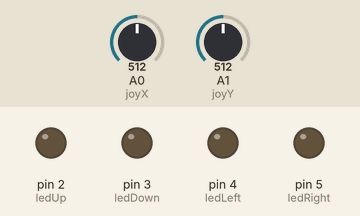
Recording of a sketch running on a simulated Arduino Uno, built with avr-gcc and run on an emulated ATmega328P. On the bench: output pins drawn as LEDs (lit = HIGH). Inputs (shaded band) come from the test bench; at power-on: A0 (joyX) = 512, A1 (joyY) = 512.

Above: at 1.2 s.
1.3 s: A0 (joyX) set to 588
2.8 s: A0 (joyX) set to 619
At 3.8 s:
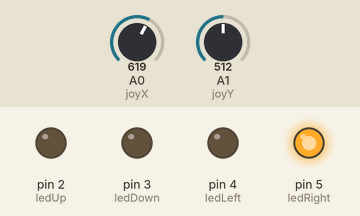
4.3 s: A1 (joyY) set to 589
5.8 s: A1 (joyY) set to 613
At 6.3 s:
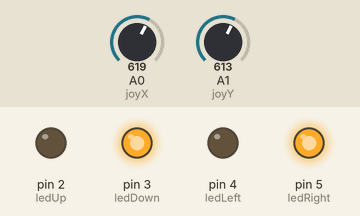
7.3 s: A0 (joyX) set to 590
At 7.6 s:
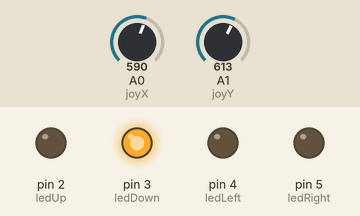
8.8 s: A1 (joyY) set to 390
At 10.1 s:
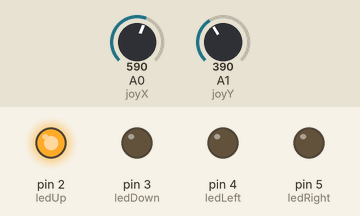
Timing chart, 0 to 11.3 s (numbered marks = the images above; inputs shaded):
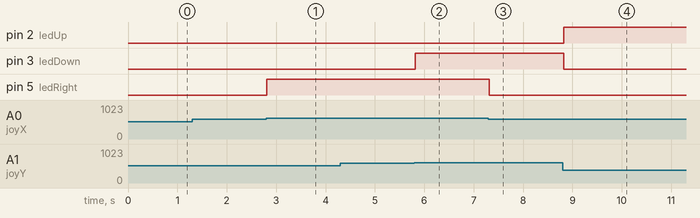

The sketch:

control4leds.ino
```cpp
// Pines para los LEDs
const int ledUp = 2;    // LED para "arriba"
const int ledDown = 3;  // LED para "abajo"
const int ledLeft = 4;  // LED para "izquierda"
const int ledRight = 5; // LED para "derecha"

// Pines para el joystick
const int joyX = A0; // Eje X
const int joyY = A1; // Eje Y

void setup() {
  pinMode(ledUp, OUTPUT);
  pinMode(ledDown, OUTPUT);
  pinMode(ledLeft, OUTPUT);
  pinMode(ledRight, OUTPUT);

  pinMode(joyX, INPUT);
  pinMode(joyY, INPUT);
}

void loop() {
  int xValue = analogRead(joyX);
  int yValue = analogRead(joyY);

  // Desactivar todos los LEDs antes de cambiar el estado
  digitalWrite(ledUp, LOW);
  digitalWrite(ledDown, LOW);
  digitalWrite(ledLeft, LOW);
  digitalWrite(ledRight, LOW);

  // Leer el joystick y encender el LED correspondiente
  if (xValue < 400) { // Izquierda
    digitalWrite(ledLeft, HIGH);
  } else if (xValue > 600) { // Derecha
    digitalWrite(ledRight, HIGH);
  }

  if (yValue < 400) { // Arriba
    digitalWrite(ledUp, HIGH);
  } else if (yValue > 600) { // Abajo
    digitalWrite(ledDown, HIGH);
  }

  delay(100); // Pequeña pausa para estabilidad
}
```

Measured:
- the behaviour switches between 600 and 601 on A0 (joyX) (found by bisection; images 0 and 1)
- the behaviour switches between 600 and 601 on A1 (joyY) (found by bisection; images 1 and 2)
- after the input at 1.3 s, every drawn part: stays the same
- after the input at 2.8 s, pin 5 (ledRight): LOW → HIGH at once
- after the input at 5.8 s, pin 3 (ledDown): LOW → HIGH at once
- after the input at 7.3 s, pin 5 (ledRight): HIGH → LOW at once
- after the input at 8.8 s, pin 2 (ledUp): LOW → HIGH at once; pin 3 (ledDown): HIGH → LOW at once
